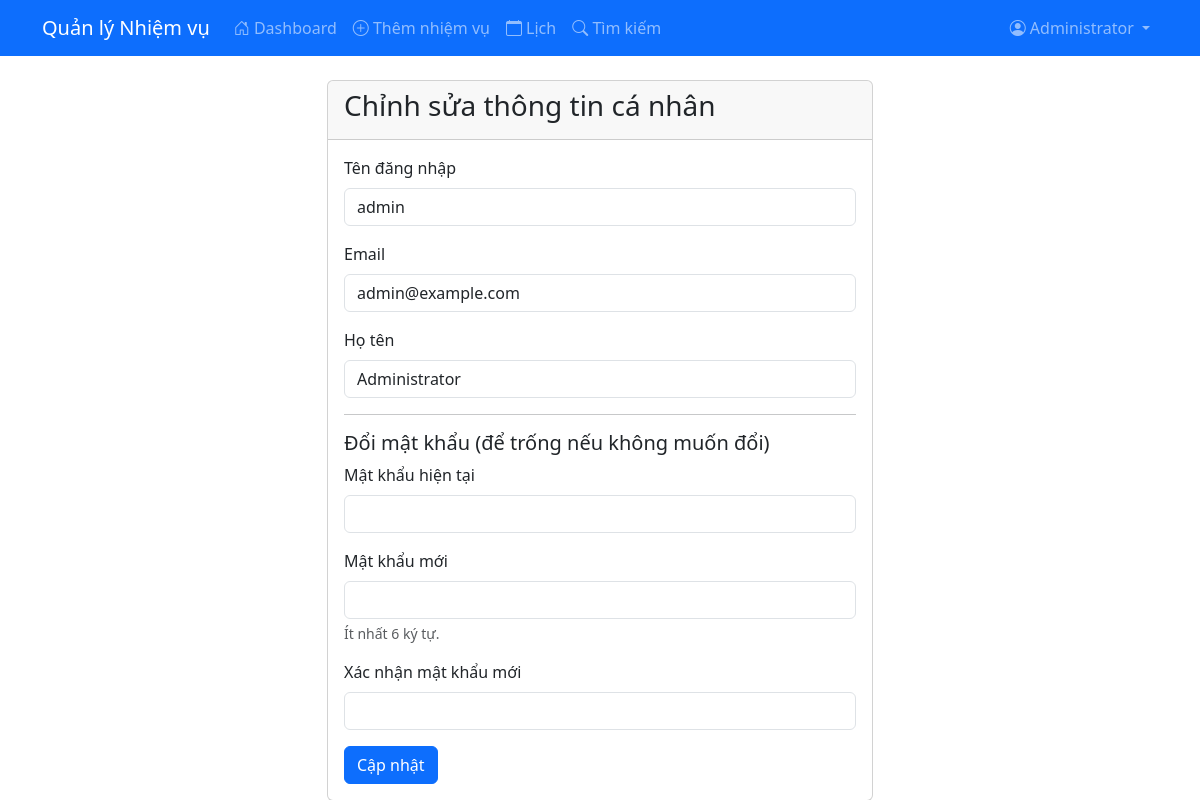
The app's page /profile.php (signed in) with its own data.
### tables this page shows
CREATE TABLE users (
    id INT AUTO_INCREMENT PRIMARY KEY,
    username VARCHAR(50) UNIQUE NOT NULL,
    email VARCHAR(100) UNIQUE NOT NULL,
    password VARCHAR(255) NOT NULL,
    fullname VARCHAR(100) NOT NULL,
    role ENUM('admin', 'user') DEFAULT 'user',
    created_at DATETIME DEFAULT CURRENT_TIMESTAMP
);

### functions.php (called while the page is built, shortened)
<?php
require_once 'config.php';
function isLoggedIn()
{
    return isset($_SESSION['user_id']);
}
function getCurrentUserId()
{
    return $_SESSION['user_id'] ?? null;
}
function getCurrentUser()
{
    global $pdo;
    $stmt = $pdo->prepare("SELECT * FROM users WHERE id = ?");
    $stmt->execute([getCurrentUserId()]);
    return $stmt->fetch();
}

### profile.php (the view, shortened to what this page needs)
<?php
require_once 'functions.php';
$user = getCurrentUser();
?>
<?php include 'header.php'; ?>
<div class="row justify-content-center">
    <div class="col-md-6">
        <div class="card">
            <div class="card-header">
                <h3 class="card-title">Chỉnh sửa thông tin cá nhân</h3>
            </div>
            <div class="card-body">
                <form method="post">
                    <div class="mb-3">
                        <label for="username" class="form-label">Tên đăng nhập</label>
                        <input type="text" class="form-control" id="username" value="<?php echo htmlspecialchars($user['username']); ?>" readonly>
                    </div>
                    <div class="mb-3">
                        <label for="email" class="form-label">Email</label>
                        <input type="email" class="form-control" id="email" value="<?php echo htmlspecialchars($user['email']); ?>" readonly>
                    </div>
                    <div class="mb-3">
                        <label for="fullname" class="form-label">Họ tên</label>
                        <input type="text" class="form-control" id="fullname" name="fullname" value="<?php echo htmlspecialchars($user['fullname']); ?>" required>
                    </div>
                    <hr>
                    <h5>Đổi mật khẩu (để trống nếu không muốn đổi)</h5>
                    <div class="mb-3">
                        <label for="current_password" class="form-label">Mật khẩu hiện tại</label>
                        <input type="password" class="form-control" id="current_password" name="current_password">
                    </div>
                    <div class="mb-3">
                        <label for="new_password" class="form-label">Mật khẩu mới</label>
                        <input type="password" class="form-control" id="new_password" name="new_password">
                        <div class="form-text">Ít nhất 6 ký tự.</div>
                    </div>
                    <div class="mb-3">
                        <label for="confirm_password" class="form-label">Xác nhận mật khẩu mới</label>
                        <input type="password" class="form-control" id="confirm_password" name="confirm_password">
                    </div>
                    <button type="submit" class="btn btn-primary">Cập nhật</button>
                </form>
            </div>
        </div>
    </div>
</div>
<?php include 'footer.php'; ?>

### records on screen
users: username "admin", email "admin@example.com", fullname "Administrator"

### other values on screen
$_SESSION['fullname'] "Administrator"
